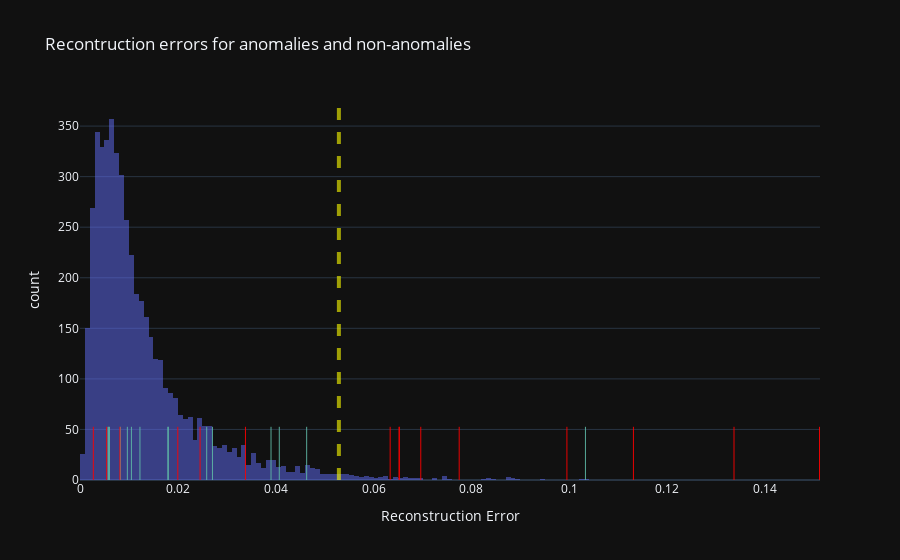

Here is the notebook cell this chart was saved with:
### Markdown cell above
#### Evaluation metrics:

Since we have the labels now, this is becoming a supervised Machine Learning problem, and we can use the standard classification metrics to evaluate model's perfmance.

Here are the most relevant metrics, as described in an [online article](https://stackabuse.com/understanding-roc-curves-with-python/):

- Accuracy

Accuracy measures a percentage of correct predictions out of all predictions:

$$Accuracy=\frac{TP+TN}{TP+TN+FP+FN}$$

where $TP$ are True Positives, $TN$ are True Negatives, $FP$ are False Positives and $FN$ are False Negatives

- Precision

Precision tends to be a good metric when the cost of False Positives is high. Out of all the predicted positive instances, how many were predicted correctly:

$$Precision=\frac{TP}{TP+FP}$$

- Recall

Contrary to Precision, Recall is a useful metric when the cost of False Negatives is high. Out of all the positive classes, how many instances were identified correctly:

$$Recall=\frac{TP}{TP+FN}$$

- F1 Score

F1 Score is a mixture of Precision and Recall in a single metric (when classifying 0's and 1's correctly are both equally important). F1 Measure is nothing but the harmonic mean of Precision and Recall:

$$F1=2*\frac{Precision*Recall}{Precision+Recall}$$

In the case of anomaly detection accuracy tends to be a poor measure due to the dominanace of the *Normal* observations. Precision is also not the most useful metric, as the cost of falsly classifying observation as an anomaly tends to be less detrimental than not catching the anomaly at all.

As a result of the above statements, **Recall** will be the most important metric to observe, while keeping an eye on the F1 Score to make sure we don't sacrifice too much on the other type of errors.

Below I will plot the overall test-set error distribution with the yellow dashed line representing the anomaly threshold, and I will also plot a line for each observation classified as anomaly (red solid lines) and non-anomaly (green solid lines).

Then I will display the scores for each evaluated metric along with the **Classification Matrix**, which tells us where exactly model makes mistakes.

### Code cell
test_dir = '../Datasets/anomalies_labelled'
true_vals, pred_vals = test_anomalies(test_dir, ae, errors, thresh, show_images=False, show_err_plt=True)

# convert booleans to integers, so we can calculate scores
true_vals_int = [int(v) for v in true_vals]
pred_vals_int = [int(v) for v in pred_vals]

# calculate score
from sklearn.metrics import (confusion_matrix, recall_score, accuracy_score,
                             precision_score, f1_score, roc_curve, roc_auc_score)
cm = confusion_matrix(true_vals_int, pred_vals_int)
acc_score = accuracy_score(true_vals_int, pred_vals_int)
prec_score = precision_score(true_vals_int, pred_vals_int)
rc_score = recall_score(true_vals_int, pred_vals_int)
f_score = f1_score(true_vals_int, pred_vals_int)

# print results
print('** Confusion Matrix:')
print(pd.DataFrame(cm).head())
scores = {'acc': acc_score, 'prec': prec_score, 'rec': rc_score, 'f1': f_score}
scores['model_name'] = model_name
scores = pd.DataFrame([scores])
print('')
print('**Scores:')
print(scores.head())

### Figure 1 — Plotly figure (JSON) as saved in the notebook; plotly's stock layout.template omitted (floating-point values rounded to 4 significant figures; data arrays with more than 128 entries replaced by an {"elided": "..."} marker saying what was removed)
{"data": [{"alignmentgroup": "True", "bingroup": "x", "hovertemplate": "Reconstruction Error=%{x}<br>count=%{y}<extra></extra>", "legendgroup": "", "marker": {"color": "#636efa", "opacity": 0.5}, "name": "", "offsetgroup": "", "orientation": "v", "showlegend": false, "type": "histogram", "x": {"elided": "5000 float values"}, "xaxis": "x", "yaxis": "y"}], "layout": {"autosize": true, "barmode": "relative", "legend": {"tracegroupgap": 0}, "shapes": [{"line": {"color": "yellow", "dash": "dash", "width": 4}, "opacity": 0.6, "type": "line", "x0": 0.05291, "x1": 0.05291, "xref": "x", "y0": 0, "y1": 1, "yref": "paper"}, {"line": {"color": "#5fbaa7", "width": 1}, "opacity": 0.9, "type": "line", "x0": 0.005863, "x1": 0.005863, "xref": "x", "y0": 0, "y1": 0.14, "yref": "paper"}, {"line": {"color": "#5fbaa7", "width": 1}, "opacity": 0.9, "type": "line", "x0": 0.005723, "x1": 0.005723, "xref": "x", "y0": 0, "y1": 0.14, "yref": "paper"}, {"line": {"color": "#5fbaa7", "width": 1}, "opacity": 0.9, "type": "line", "x0": 0.008249, "x1": 0.008249, "xref": "x", "y0": 0, "y1": 0.14, "yref": "paper"}, {"line": {"color": "#5fbaa7", "width": 1}, "opacity": 0.9, "type": "line", "x0": 0.04073, "x1": 0.04073, "xref": "x", "y0": 0, "y1": 0.14, "yref": "paper"}, {"line": {"color": "#5fbaa7", "width": 1}, "opacity": 0.9, "type": "line", "x0": 0.1033, "x1": 0.1033, "xref": "x", "y0": 0, "y1": 0.14, "yref": "paper"}, {"line": {"color": "#5fbaa7", "width": 1}, "opacity": 0.9, "type": "line", "x0": 0.03904, "x1": 0.03904, "xref": "x", "y0": 0, "y1": 0.14, "yref": "paper"}, {"line": {"color": "#5fbaa7", "width": 1}, "opacity": 0.9, "type": "line", "x0": 0.01051, "x1": 0.01051, "xref": "x", "y0": 0, "y1": 0.14, "yref": "paper"}, {"line": {"color": "#5fbaa7", "width": 1}, "opacity": 0.9, "type": "line", "x0": 0.01225, "x1": 0.01225, "xref": "x", "y0": 0, "y1": 0.14, "yref": "paper"}, {"line": {"color": "#5fbaa7", "width": 1}, "opacity": 0.9, "type": "line", "x0": 0.02589, "x1": 0.02589, "xref": "x", "y0": 0, "y1": 0.14, "yref": "paper"}, {"line": {"color": "#5fbaa7", "width": 1}, "opacity": 0.9, "type": "line", "x0": 0.02707, "x1": 0.02707, "xref": "x", "y0": 0, "y1": 0.14, "yref": "paper"}, {"line": {"color": "#5fbaa7", "width": 1}, "opacity": 0.9, "type": "line", "x0": 0.01796, "x1": 0.01796, "xref": "x", "y0": 0, "y1": 0.14, "yref": "paper"}, {"line": {"color": "#5fbaa7", "width": 1}, "opacity": 0.9, "type": "line", "x0": 0.006019, "x1": 0.006019, "xref": "x", "y0": 0, "y1": 0.14, "yref": "paper"}, {"line": {"color": "#5fbaa7", "width": 1}, "opacity": 0.9, "type": "line", "x0": 0.04633, "x1": 0.04633, "xref": "x", "y0": 0, "y1": 0.14, "yref": "paper"}, {"line": {"color": "#5fbaa7", "width": 1}, "opacity": 0.9, "type": "line", "x0": 0.009677, "x1": 0.009677, "xref": "x", "y0": 0, "y1": 0.14, "yref": "paper"}, {"line": {"color": "#5fbaa7", "width": 1}, "opacity": 0.9, "type": "line", "x0": 0.01804, "x1": 0.01804, "xref": "x", "y0": 0, "y1": 0.14, "yref": "paper"}, {"line": {"color": "red", "width": 1}, "opacity": 0.9, "type": "line", "x0": 0.1131, "x1": 0.1131, "xref": "x", "y0": 0, "y1": 0.14, "yref": "paper"}, {"line": {"color": "red", "width": 1}, "opacity": 0.9, "type": "line", "x0": 0.0775, "x1": 0.0775, "xref": "x", "y0": 0, "y1": 0.14, "yref": "paper"}, {"line": {"color": "red", "width": 1}, "opacity": 0.9, "type": "line", "x0": 0.06339, "x1": 0.06339, "xref": "x", "y0": 0, "y1": 0.14, "yref": "paper"}, {"line": {"color": "red", "width": 1}, "opacity": 0.9, "type": "line", "x0": 0.005449, "x1": 0.005449, "xref": "x", "y0": 0, "y1": 0.14, "yref": "paper"}, {"line": {"color": "red", "width": 1}, "opacity": 0.9, "type": "line", "x0": 0.1337, "x1": 0.1337, "xref": "x", "y0": 0, "y1": 0.14, "yref": "paper"}, {"line": {"color": "red", "width": 1}, "opacity": 0.9, "type": "line", "x0": 0.01999, "x1": 0.01999, "xref": "x", "y0": 0, "y1": 0.14, "yref": "paper"}, {"line": {"color": "red", "width": 1}, "opacity": 0.9, "type": "line", "x0": 0.002722, "x1": 0.002722, "xref": "x", "y0": 0, "y1": 0.14, "yref": "paper"}, {"line": {"color": "red", "width": 1}, "opacity": 0.9, "type": "line", "x0": 0.06965, "x1": 0.06965, "xref": "x", "y0": 0, "y1": 0.14, "yref": "paper"}, {"line": {"color": "red", "width": 1}, "opacity": 0.9, "type": "line", "x0": 0.02454, "x1": 0.02454, "xref": "x", "y0": 0, "y1": 0.14, "yref": "paper"}, {"line": {"color": "red", "width": 1}, "opacity": 0.9, "type": "line", "x0": 0.06522, "x1": 0.06522, "xref": "x", "y0": 0, "y1": 0.14, "yref": "paper"}, {"line": {"color": "red", "width": 1}, "opacity": 0.9, "type": "line", "x0": 0.008165, "x1": 0.008165, "xref": "x", "y0": 0, "y1": 0.14, "yref": "paper"}, {"line": {"color": "red", "width": 1}, "opacity": 0.9, "type": "line", "x0": 0.03382, "x1": 0.03382, "xref": "x", "y0": 0, "y1": 0.14, "yref": "paper"}, {"line": {"color": "red", "width": 1}, "opacity": 0.9, "type": "line", "x0": 0.09951, "x1": 0.09951, "xref": "x", "y0": 0, "y1": 0.14, "yref": "paper"}, {"line": {"color": "red", "width": 1}, "opacity": 0.9, "type": "line", "x0": 0.06526, "x1": 0.06526, "xref": "x", "y0": 0, "y1": 0.14, "yref": "paper"}, {"line": {"color": "red", "width": 1}, "opacity": 0.9, "type": "line", "x0": 0.1511, "x1": 0.1511, "xref": "x", "y0": 0, "y1": 0.14, "yref": "paper"}], "title": {"text": "Recontruction errors for anomalies and non-anomalies"}, "xaxis": {"anchor": "y", "autorange": true, "domain": [0, 1], "range": [3.036e-18, 0.1512], "title": {"text": "Reconstruction Error"}, "type": "linear"}, "yaxis": {"anchor": "x", "autorange": true, "domain": [0, 1], "range": [0, 375.8], "title": {"text": "count"}}}}
